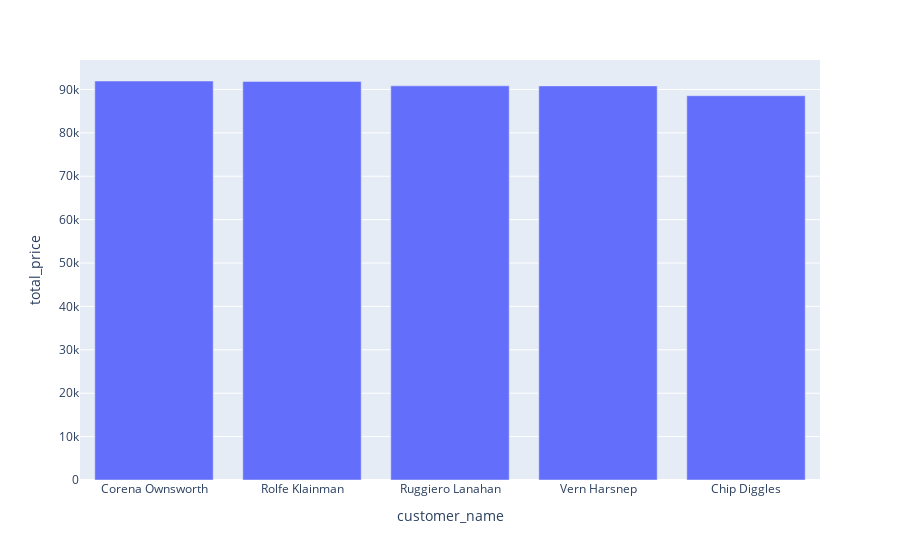

Source (notebook cell):
### Markdown cell above
### Plotly

### Code cell
# plotly
px.bar(data_frame=result, x=result.customer_name, y=result.total_price)

### Figure 1 — Plotly figure (JSON) as saved in the notebook; plotly's stock layout.template omitted (floating-point values rounded to 4 significant figures)
{"data": [{"alignmentgroup": "True", "hovertemplate": "customer_name=%{x}<br>total_price=%{y}<extra></extra>", "legendgroup": "", "marker": {"color": "#636efa", "pattern": {"shape": ""}}, "name": "", "offsetgroup": "", "orientation": "v", "showlegend": false, "textposition": "auto", "type": "bar", "x": ["Corena Ownsworth", "Rolfe Klainman", "Ruggiero Lanahan", "Vern Harsnep", "Chip Diggles"], "xaxis": "x", "y": [91950.0, 91860.0, 90820.0, 90820.0, 88553], "yaxis": "y"}], "layout": {"barmode": "relative", "legend": {"tracegroupgap": 0}, "margin": {"t": 60}, "xaxis": {"anchor": "y", "domain": [0, 1], "title": {"text": "customer_name"}}, "yaxis": {"anchor": "x", "domain": [0, 1], "title": {"text": "total_price"}}}}
